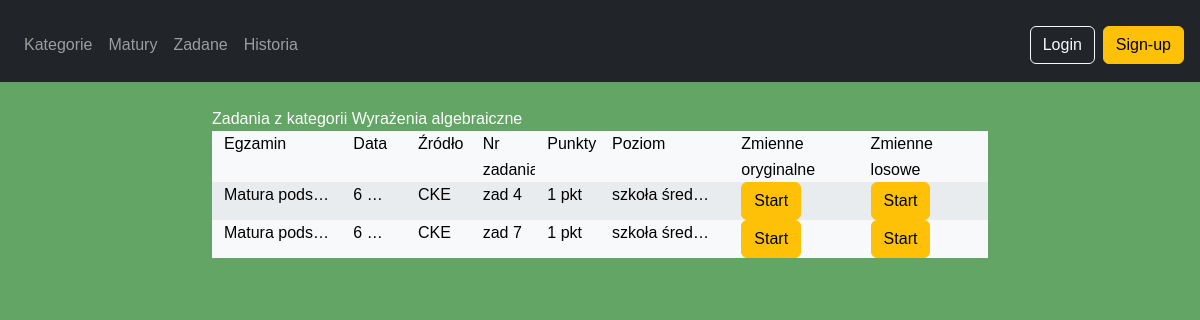
Page /matematyka/category/2/tasks/ on the earlier database version.
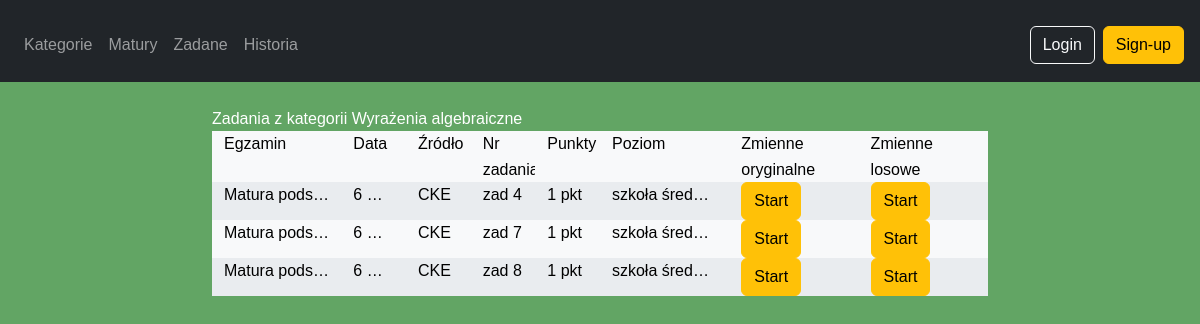
Same page on the later database version.
### matematyka/models.py (models this page shows, shortened)
class Category(models.Model):
    name = models.CharField(max_length=100, unique=True)

class Task(models.Model):
    content = models.TextField()
    points = models.IntegerField(null=True, blank=True)
    category = models.ManyToManyField(Category, related_name='tasks')
    task_group = models.ForeignKey(TaskGroup, on_delete=models.SET_NULL,blank=True,null=True, related_name='tasks')
    task_level = models.ForeignKey(TaskLevel, on_delete=models.SET_NULL,blank=True,null=True, related_name='tasks')
    exam_date = models.DateField(null=True, blank=True)
    source = models.ForeignKey(Source, on_delete=models.SET_NULL, null=True, blank=True, related_name='tasks')
    hint = models.TextField(null=True, blank=True)
    sub_number = models.CharField(max_length=10, null=True, blank=True)
    task_type = models.ForeignKey(TaskType, on_delete=models.SET_NULL, null=True, blank=True, related_name='tasks')

class TaskLevel(models.Model):
    exam_level = models.CharField(max_length=100, null=True, blank=True)
    school_level = models.CharField(max_length=100, null=True, blank=True)
    class_number = models.IntegerField(null=True, blank=True)
    class Meta:
        unique_together = (('exam_level', 'school_level', 'class_number'),)

class Source(models.Model):
    name = models.CharField(max_length=100, unique=True)
    def __str__(self):
        return self.name

### matematyka/views.py (the view)
# urls.py: path('category/<int:pk>/tasks/', views.CategoryTasksView.as_view(), name='category_tasks'),
class CategoryTasksView(generic.DetailView):
    model = Category
    template_name = 'matematyka/category_tasks.html'
    context_object_name = 'category'
    def get(self, request, *args, **kwargs):
        self.object = self.get_object()
        request.session['origin'] = {
            'type': 'category',
            'id': self.object.id
        }
        context = self.get_context_data(object=self.object)
        return self.render_to_response(context)
    def get_context_data(self, **kwargs):
        context = super().get_context_data(**kwargs)
        category_tasks = self.object.tasks.all()
        issues = Issue.objects.filter(task__category=self.object)
        user = self.request.user if self.request.user.is_authenticated else None
        user_answers = UserAnswer.objects.filter(
            issue__in=issues,
            user=user
        ).select_related('issue', 'issue__task').prefetch_related('answer_options')
        total_attempts_original = defaultdict(int)
        correct_attempts_original = defaultdict(int)
        total_attempts_random = defaultdict(int)
        correct_attempts_random = defaultdict(int)
        for ua in user_answers:
            answer_option = ua.answer_options.first()
            if answer_option:
                if ua.issue.variable_is_random:
                    total_attempts_random[ua.issue.task_id] += 1
                    if answer_option.is_correct:
                        correct_attempts_random[ua.issue.task_id] += 1
                else:
                    total_attempts_original[ua.issue.task_id] += 1
                    if answer_option.is_correct:
                        correct_attempts_original[ua.issue.task_id] += 1
        tasks = []
        for task in category_tasks:
            tasks.append({
                'task': task,
                'total_attempts_original': total_attempts_original[task.id],
                'correct_attempts_original': correct_attempts_original[task.id],
                'total_attempts_random': total_attempts_random[task.id],
                'correct_attempts_random': correct_attempts_random[task.id],
            })
        context['tasks'] = tasks
        return context

### matematyka/templates/matematyka/category_tasks.html (shortened to what this page needs)
{% extends 'base.html' %}
{% block content %}
{% block title %}
{% if category %}
Zadania z kategorii {{ category.name }}
{% elif exam %}
Zadania z egzaminu {{ exam.level }} {{ exam.date }} ({{ exam.source }})
{% endif %}
{% endblock %}
<div class="container custom-grid text-black">
    <div class="row">
        <div class="col-lg-2">Egzamin</div>
        <div class="col-lg-1">Data</div>
        <div class="col-lg-1">Źródło</div>
        <div class="col-lg-1">Nr zadania</div>
        <div class="col-lg-1">Punkty</div>
        <div class="col-lg-2">Poziom</div>
        <div class="col-lg-2">Zmienne oryginalne</div>
        <div class="col-lg-2">Zmienne losowe</div>
    </div>
    {% for task in tasks %}
    <div class="row">
        <div class="col-lg-2">
            <div class="list-group-item list-group-item-action short-content text-black">
                {{ task.task.task_level.exam_level }}
            </div>
        </div>
        <div class="col-lg-1">
            <div class="list-group-item list-group-item-action short-content text-black">
                {{ task.task.exam_date }}
            </div>
        </div>
        <div class="col-lg-1">
            <div class="list-group-item list-group-item-action short-content text-black">
                {{ task.task.source }}
            </div>
        </div>
        <div class="col-lg-1">
            <div class="list-group-item list-group-item-action short-content text-black">
                zad {{ task.task.sub_number }}
            </div>
        </div>
        <div class="col-lg-1">
            <div class="list-group-item list-group-item-action short-content text-black">
                {{ task.task.points }} pkt
            </div>
        </div>
        <div class="col-lg-2">
            <div class="list-group-item list-group-item-action short-content text-black">
                {{ task.task.task_level.school_level }} kl.{{ task.task_level.class_number }}
            </div>
        </div>
        <div class="col-lg-2">
            <div class="list-group-item list-group-item-action short-content text-black">
                <a href="{% url 'start_issue' task.task.id %}" class="btn btn-warning">
                    {% if user.is_authenticated %}
                    {{ task.total_attempts_original }} / {{ task.correct_attempts_original }}
                    {% else %}
                    Start
                    {% endif %}
                </a>
            </div>
        </div>
        <div class="col-lg-2">
            <div class="list-group-item list-group-item-action short-content text-black">
                <a href="{% url 'start_issue' task.task.id %}?random=true" , class="btn btn-warning">
                    {% if user.is_authenticated %}
                    {{ task.total_attempts_random }} / {{ task.correct_attempts_random }}
                    {% else %}
                    Start
                    {% endif %}
                </a>
            </div>
        </div>
    </div>
    {% endfor %}
</div>
{% endblock %}

### matematyka/templates/base.html (shortened to what this page needs)
{% load static %}
<!doctype html>
<html lang="pl">
<head>
    <link href="https://cdn.jsdelivr.net/npm/bootstrap@5.3.0/dist/css/bootstrap.min.css" rel="stylesheet">
    <link rel="stylesheet" href="{% static 'matematyka/css/style.css' %}">
</head>
<body>
    <header class="bg-dark text-white py-2 w-100">
        <nav class="navbar navbar-expand-lg navbar-dark bg-dark">
            <div class="container-fluid">
                <div class="collapse navbar-collapse" id="mainNavbar">
                    <ul class="navbar-nav me-auto mb-2 mb-lg-0">
                        <li class="nav-item"><a class="nav-link" href="{% url 'category_list' %}">Kategorie</a></li>
                        <li class="nav-item"><a class="nav-link" href="{% url 'exam_list' %}">Matury</a></li>
                        <li class="nav-item"><a class="nav-link" href="#">Zadane</a></li>
                        <li class="nav-item"><a class="nav-link" href="#">Historia</a></li>
                    </ul>
                    <div class="d-flex align-items-center">
                        {% if user.is_authenticated %}
                        <span class="text-white me-3">Witaj, {{ user.username }}!</span>
                        <form action="{% url 'logout' %}" method="post" class="me-2 d-inline">
                            {% csrf_token %}
                            <button class="btn btn-outline-light" type="submit">Wyloguj</button>
                        </form>
                        {% else %}
                        <a href="{% url 'login' %}" class="btn btn-outline-light me-2">Login</a>
                        <a href="{% url 'register' %}" class="btn btn-warning">Sign-up</a>
                        {% endif %}
                    </div>
                </div>
            </div>
        </nav>
    </header>
    <section class="container-fluid">
        <div class="row justify-content-center">
            <div class="col-lg-8 col-sm-12">
                {% block content %}{% endblock %}
            </div>
        </div>
    </section>
</body>
</html>

### matematyka/static/matematyka/css/style.css (style rules this page uses)
* { margin: 0; padding: 0; box-sizing: border-box; }
html, body { background-color: rgb(98, 165, 100); color: white; font-family: Arial, Helvetica, sans-serif; line-height: 1.6; }
header { background-color: black; color: white; padding: 1rem; width: 100%; margin-bottom: 1.5rem; }
header.bg-dark { width: 100%; }
header .container-fluid { padding-left: 0; padding-right: 0; }
nav { margin-top: 0.5rem; display: flex; gap: 1rem; }
nav a { text-decoration: none; color: white; padding: 0.5rem 0.75rem; border-radius: 4px; transition: background-color 0.3s ease; }
a { color: white; text-decoration: none; }
.short-content { white-space: nowrap; overflow: hidden; text-overflow: ellipsis; }
.custom-grid .row:nth-child(odd)>[class^="col-"] { background-color: #f8f9fa; }
.custom-grid .row:nth-child(even)>[class^="col-"] { background-color: #e9ecef; }

Differences in the rows shown:
added Task: task.task_level.exam_level "Matura pods…", task.exam_date "6…", task.source "CKE", task.sub_number "8", task.points "1", task.task_level.school_level "szkoła śred…"
